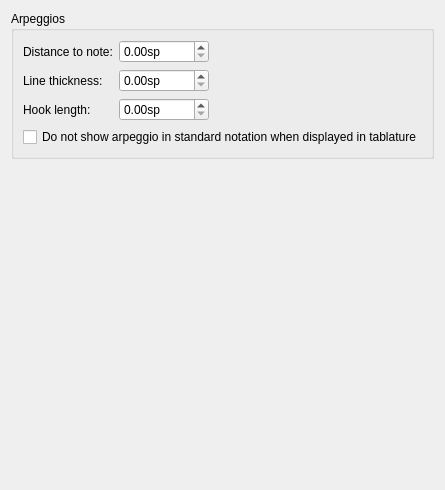
      <widget class="QWidget" name="PageArpeggios">
       <layout class="QVBoxLayout" name="verticalLayout_15">
        <property name="spacing">
         <number>0</number>
        </property>
        <item>
         <widget class="QGroupBox" name="groupBox_7">
          <property name="title">
           <string>Arpeggios</string>
          </property>
          <property name="flat">
           <bool>false</bool>
          </property>
          <layout class="QGridLayout" name="gridLayout_31">
           <item row="2" column="0">
            <widget class="QLabel" name="label_28">
             <property name="text">
              <string>Hook length:</string>
             </property>
             <property name="alignment">
              <set>Qt::AlignLeading|Qt::AlignLeft|Qt::AlignVCenter</set>
             </property>
             <property name="buddy">
              <cstring>arpeggioHookLen</cstring>
             </property>
            </widget>
           </item>
           <item row="0" column="1">
            <widget class="QDoubleSpinBox" name="arpeggioNoteDistance">
             <property name="suffix">
              <string>sp</string>
             </property>
             <property name="maximum">
              <double>99999.000000000000000</double>
             </property>
             <property name="singleStep">
              <double>0.200000000000000</double>
             </property>
            </widget>
           </item>
           <item row="2" column="1">
            <widget class="QDoubleSpinBox" name="arpeggioHookLen">
             <property name="suffix">
              <string>sp</string>
             </property>
             <property name="maximum">
              <double>99999.000000000000000</double>
             </property>
             <property name="singleStep">
              <double>0.100000000000000</double>
             </property>
            </widget>
           </item>
           <item row="1" column="1">
            <widget class="QDoubleSpinBox" name="arpeggioLineWidth">
             <property name="suffix">
              <string>sp</string>
             </property>
             <property name="maximum">
              <double>99999.000000000000000</double>
             </property>
             <property name="singleStep">
              <double>0.010000000000000</double>
             </property>
            </widget>
           </item>
           <item row="1" column="0">
            <widget class="QLabel" name="label_27">
             <property name="text">
              <string>Line thickness:</string>
             </property>
             <property name="buddy">
              <cstring>arpeggioLineWidth</cstring>
             </property>
            </widget>
           </item>
           <item row="0" column="0">
            <widget class="QLabel" name="label_26">
             <property name="text">
              <string>Distance to note:</string>
             </property>
             <property name="buddy">
              <cstring>arpeggioNoteDistance</cstring>
             </property>
            </widget>
           </item>
           <item row="3" column="0" colspan="3">
            <widget class="QCheckBox" name="arpeggioHiddenInStdIfTab">
             <property name="text">
              <string>Do not show arpeggio in standard notation when displayed in tablature</string>
             </property>
            </widget>
           </item>
           <item row="1" column="2">
            <spacer name="horizontalSpacer_35">
             <property name="orientation">
              <enum>Qt::Horizontal</enum>
             </property>
             <property name="sizeHint" stdset="0">
              <size>
               <width>40</width>
               <height>20</height>
              </size>
             </property>
            </spacer>
           </item>
          </layout>
         </widget>
        </item>
        <item>
         <spacer name="verticalSpacer_8">
          <property name="orientation">
           <enum>Qt::Vertical</enum>
          </property>
          <property name="sizeHint" stdset="0">
           <size>
            <width>20</width>
            <height>320</height>
           </size>
          </property>
         </spacer>
        </item>
       </layout>
      </widget>
